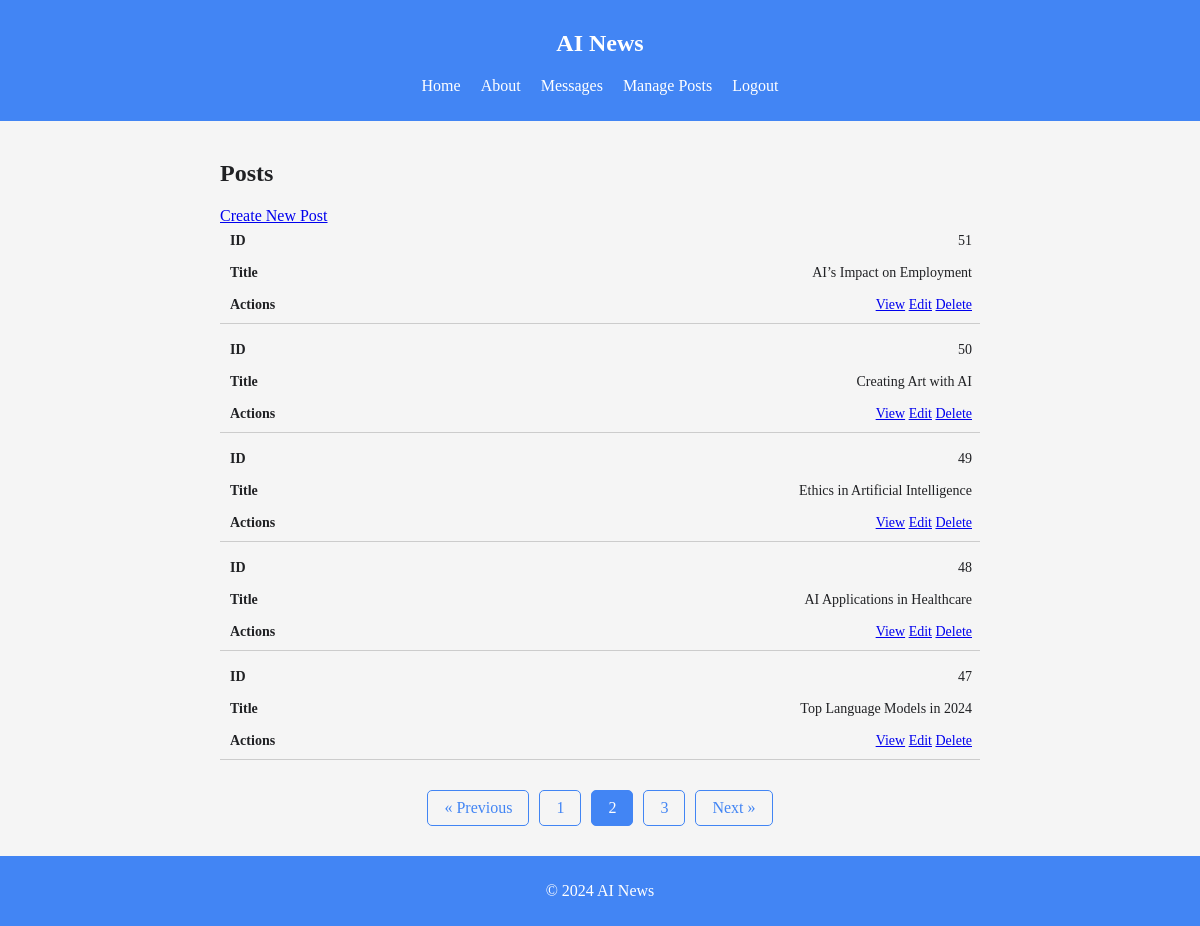
Screenshot of /posts?page=2 (signed in) with the database file from the repository.
### tables this page shows
CREATE TABLE "posts" (
    id INTEGER PRIMARY KEY AUTOINCREMENT,
    title TEXT NOT NULL,
    content TEXT NOT NULL,
    created_at TIMESTAMP DEFAULT CURRENT_TIMESTAMP,
    user_id INTEGER,
    FOREIGN KEY (user_id) REFERENCES users(id)
);

### controllers/PostController.php (called while the page is built, shortened)
<?php
class PostController {
    public function index() {
        $postModel = new PostModel();
        $totalPosts = $postModel->getPostCount();
        $postsPerPage = 5;
        $currentPage = isset($_GET['page']) ? (int)$_GET['page'] : 1;
        $offset = ($currentPage - 1) * $postsPerPage;
        $posts = $postModel->getAllPosts($postsPerPage, $offset);
        $totalPages = ceil($totalPosts / $postsPerPage);
        include 'views/posts/index.php';
        include 'views/layouts/layout.php';
    }
}

### init.php (called while the page is built, shortened)
<?php
function getDbConnection() {
    return new SQLite3('/var/www/html/database/ai_news_blog.db');
}

### models/PostModel.php (called while the page is built, shortened)
<?php
class PostModel {
    private $db;
    public function __construct() {
        $this->db = getDbConnection();
    }
    public function getAllPosts($limit = null, $offset = null) {
        $posts = [];
        $query = "
            SELECT posts.*, users.name AS author
            FROM posts
            JOIN users ON posts.user_id = users.id
            ORDER BY posts.created_at DESC
        ";
        if ($limit !== null && $offset !== null) {
            $query .= " LIMIT :limit OFFSET :offset";
            $stmt = $this->db->prepare($query);
            $stmt->bindValue(':limit', $limit, SQLITE3_INTEGER);
            $stmt->bindValue(':offset', $offset, SQLITE3_INTEGER);
        } else {
            $stmt = $this->db->prepare($query);
        }
        $results = $stmt->execute();
        if ($results) {
            while ($row = $results->fetchArray(SQLITE3_ASSOC)) {
                $posts[] = $row;
            }
        }
        return $posts;
    }
    public function getPostCount() {
        $result = $this->db->querySingle('SELECT COUNT(*) as count FROM posts');
        return $result;
    }
}

### views/posts/index.php (the view, shortened to what this page needs)
<section>
    <h2>Posts</h2>
    <a href="/posts/create">Create New Post</a>
    <?php if (!empty($posts)): ?>
    <table class="common-table">
        <tbody>
            <?php foreach ($posts as $post): ?>
            <tr>
                <td data-label="ID"><?php echo htmlspecialchars($post['id']); ?></td>
                <td data-label="Title"><?php echo htmlspecialchars($post['title']); ?></td>
                <td data-label="Actions">
                    <a href="/posts/<?php echo urlencode($post['id']); ?>" aria-label="View post <?php echo htmlspecialchars($post['title']); ?>">View</a>
                    <a href="/posts/edit/<?php echo urlencode($post['id']); ?>" aria-label="Edit post <?php echo htmlspecialchars($post['title']); ?>">Edit</a>
                    <a href="/posts/delete/<?php echo urlencode($post['id']); ?>" onclick="return confirm('Are you sure?')" aria-label="Delete post <?php echo htmlspecialchars($post['title']); ?>">Delete</a>
                </td>
            </tr>
            <?php endforeach; ?>
        </tbody>
    </table>
    <div class="pagination" role="navigation" aria-label="Pagination">
        <?php if ($currentPage > 1): ?>
            <a href="?page=<?php echo $currentPage - 1; ?>" aria-label="Previous page">&laquo; Previous</a>
        <?php endif; ?>
        <?php for ($i = max(1, $currentPage - 2); $i <= min($totalPages, $currentPage + 2); $i++): ?>
            <a href="?page=<?php echo $i; ?>" <?php if ($i == $currentPage) echo 'class="active"'; ?> aria-label="Page <?php echo $i; ?>"><?php echo $i; ?></a>
        <?php endfor; ?>
        <?php if ($currentPage < $totalPages): ?>
            <a href="?page=<?php echo $currentPage + 1; ?>" aria-label="Next page">Next &raquo;</a>
        <?php endif; ?>
    </div>
    <?php else: ?>
    <p>No posts available.</p>
    <?php endif; ?>
</section>

### css/styles.css (style rules this page uses)
:root { --primary-color: #4285F4; --secondary-color: #34A853; --accent-color: #FBBC05; --background-color: #F5F5F5; --text-color: #202124; }
body { background-color: var(--background-color); color: var(--text-color); margin: 0; }
.common-table { width: 100%; border-collapse: collapse; margin-bottom: 20px; }
.common-table th, .common-table td { border: 1px solid var(--primary-color); padding: 8px; text-align: left; }
.pagination { display: flex; justify-content: center; margin-top: 20px; }
.pagination a { margin: 0 5px; padding: 8px 16px; text-decoration: none; color: var(--primary-color); border: 1px solid var(--primary-color); border-radius: 5px; }
.pagination a.active { background-color: var(--primary-color); color: white; border: 1px solid var(--primary-color); }
.common-table tr { display: block; margin-bottom: 10px; border-bottom: 1px solid #ccc; }
.common-table td { display: block; text-align: right; font-size: 14px; border: none; position: relative; padding-left: 50%; }
.common-table td::before { content: attr(data-label); position: absolute; left: 10px; width: calc(50% - 20px); font-weight: bold; text-align: left; }
.common-table td:last-child { padding-bottom: 10px; }
@media (min-width: 600px) { body { font-size: 16px; } }
section { width: 100%; max-width: 1200px; margin: 0 auto; padding: 20px; box-sizing: border-box; }

### rows the page displays
posts: id "51", title "AI’s Impact on Employment"
posts: id "50", title "Creating Art with AI"
posts: id "49", title "Ethics in Artificial Intelligence"
posts: id "48", title "AI Applications in Healthcare"
posts: id "47", title "Top Language Models in 2024"
